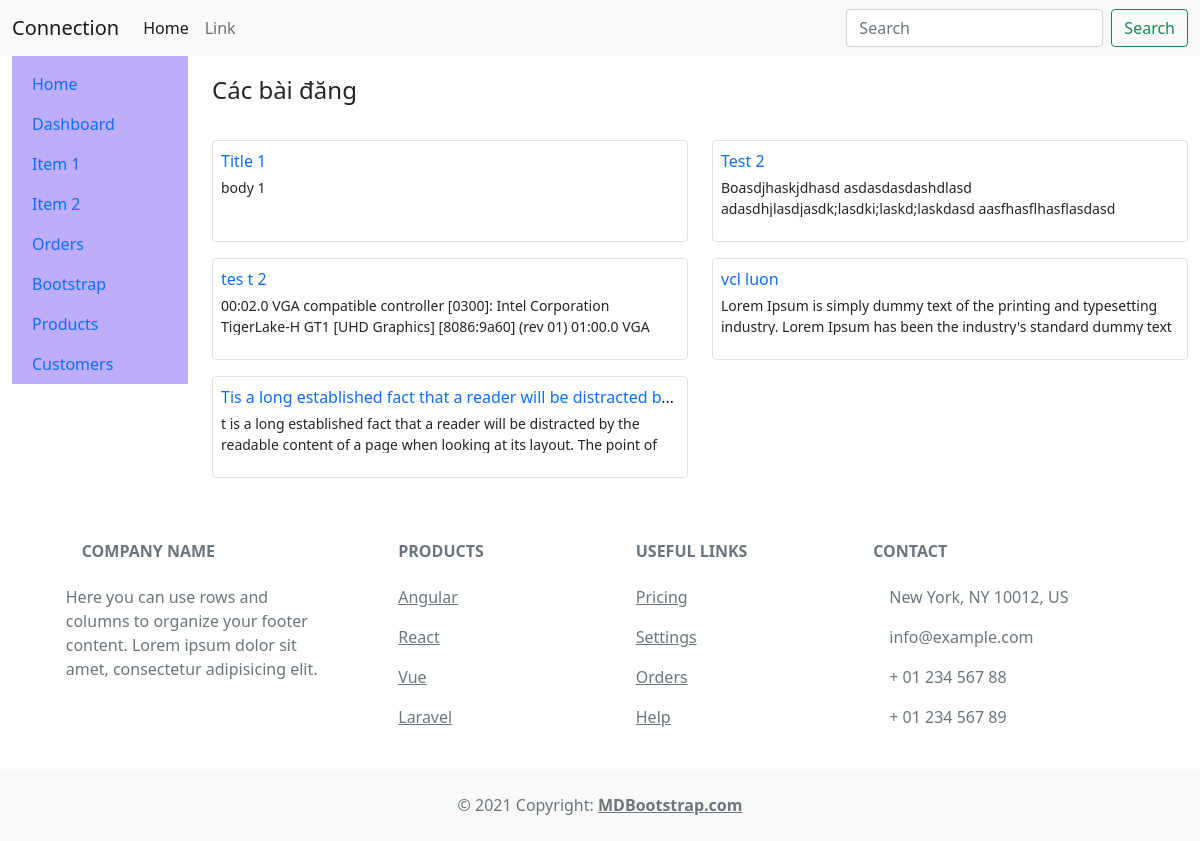
Before: / with the older database file.
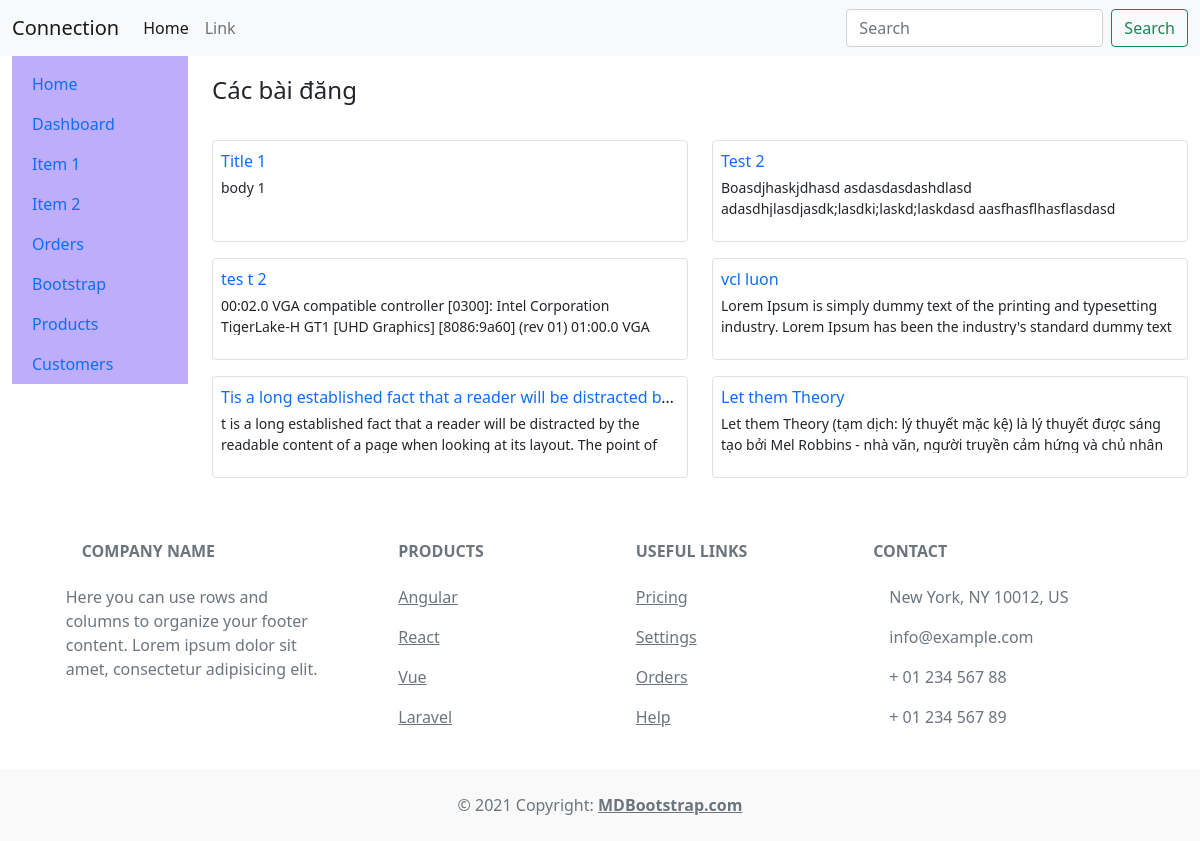
After: the same page with the newer database file.
### app/models.py (models this page shows)
class Post(models.Model):
    title = models.CharField(max_length=200)
    content = models.TextField()
    pub_date = models.DateTimeField(auto_now_add=True)

### app/views.py (the view)
# urls.py: path('', views.index, name="index"),
def index(req):
    posts = Post.objects.all()
    return render(req, 'app/index.html', {'posts': posts})

### templates/app/index.html
{% extends "components/base.html"%}
{% load static %}
{% block extrastyles %}
<link rel="stylesheet" type="text/css" href="{% static 'css/app.css' %}" />
{% endblock extrastyles %}
{% block content %}
<p class="fs-4">Các bài đăng</p>
<div class="row">
  {% for post in posts %}
  <div class="col-xl-6">
    <div class="border rounded p-2 mt-3">
      <div class="text-truncate mb-1">
        <a class="text-decoration-none" href="{% url 'post' id=post.id %}">{{ post.title }}</a>
      </div>
      <div>
        <p class="text-truncate text-sm text-wrap post-content">
          {{ post.content }}
        </p>
      </div>
    </div>
  </div>
  {% endfor %}
</div>
{% endblock content %}

Changed rows visible on the page:
added Post: title "Let them Theory", content "Let them Theory (tạm dịch: lý thuyết mặc kệ) là lý thuyết được sáng tạo bởi Mel Robbins - nhà văn, người truyền cảm hứng và chủ nhân…"
